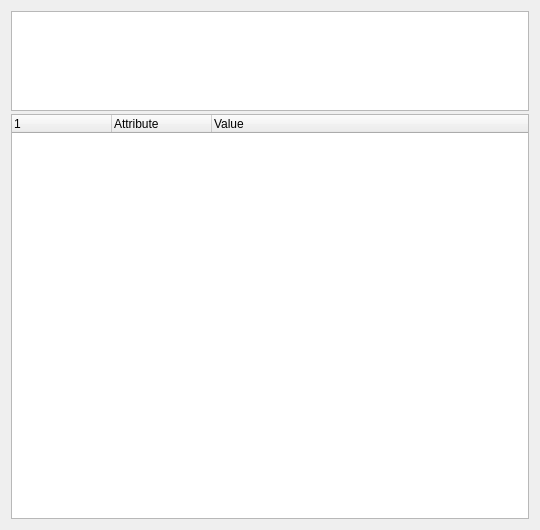
<?xml version="1.0" encoding="UTF-8"?>
<ui version="4.0">
 <class>detach_mdls_dialog_module</class>
 <widget class="QDialog" name="detach_mdls_dialog_module">
  <property name="windowModality">
   <enum>Qt::NonModal</enum>
  </property>
  <property name="geometry">
   <rect>
    <x>0</x>
    <y>0</y>
    <width>540</width>
    <height>530</height>
   </rect>
  </property>
  <property name="minimumSize">
   <size>
    <width>540</width>
    <height>530</height>
   </size>
  </property>
  <property name="maximumSize">
   <size>
    <width>16777215</width>
    <height>16777215</height>
   </size>
  </property>
  <property name="windowTitle">
   <string> - Detached [Apple Metadata]</string>
  </property>
  <layout class="QVBoxLayout" name="verticalLayout_2">
   <item>
    <layout class="QVBoxLayout" name="verticalLayout">
     <property name="spacing">
      <number>3</number>
     </property>
     <item>
      <widget class="QTextEdit" name="textEdit_filepath">
       <property name="minimumSize">
        <size>
         <width>0</width>
         <height>100</height>
        </size>
       </property>
       <property name="maximumSize">
        <size>
         <width>16777215</width>
         <height>100</height>
        </size>
       </property>
       <property name="styleSheet">
        <string notr="true"/>
       </property>
       <property name="readOnly">
        <bool>true</bool>
       </property>
      </widget>
     </item>
     <item>
      <widget class="QTreeWidget" name="treeWidget_detach_apple_metadata">
       <property name="sizePolicy">
        <sizepolicy hsizetype="Expanding" vsizetype="Expanding">
         <horstretch>0</horstretch>
         <verstretch>0</verstretch>
        </sizepolicy>
       </property>
       <property name="minimumSize">
        <size>
         <width>0</width>
         <height>0</height>
        </size>
       </property>
       <property name="focusPolicy">
        <enum>Qt::NoFocus</enum>
       </property>
       <property name="styleSheet">
        <string notr="true">QTreeWidget {
    selection-color: white; 
    selection-background-color: white;
}

QTreeWidget::item{ 
	height: 23px; 
	border-radius: 2px;
}

QTreeWidget {
    show-decoration-selected: 1;

}
QTreeWidget::item:has-children
{
background-color:#e8e8e8;
height: 50px; 
}
QTreeWidget::item:selected {

    background-color: #777777;
selection-background-color: #777777;
color: black;
}

/*QTreeWidget::item:hover {
background: qlineargradient(x1: 0, y1: 0, x2: 0, y2: 1, stop: 0 #adadad, stop: 1 #adadad);

}
*/

 QTreeWidget::item:selected:active{

background: qlineargradient(x1: 0, y1: 0, x2: 0, y2: 1, stop: 0 #777777, stop: 1 #777777);
}



QTreeView::indicator:checked {
image: url(../icons/checked.png);
}
QTreeView::indicator:unchecked {
image: url(../icons/unchecked.png);
}
</string>
       </property>
       <property name="dragDropOverwriteMode">
        <bool>false</bool>
       </property>
       <property name="alternatingRowColors">
        <bool>true</bool>
       </property>
       <attribute name="headerHighlightSections">
        <bool>false</bool>
       </attribute>
       <column>
        <property name="text">
         <string/>
        </property>
       </column>
       <column>
        <property name="text">
         <string>Attribute</string>
        </property>
        <property name="font">
         <font>
          <weight>50</weight>
          <bold>false</bold>
         </font>
        </property>
       </column>
       <column>
        <property name="text">
         <string>Value</string>
        </property>
        <property name="font">
         <font>
          <weight>50</weight>
          <bold>false</bold>
         </font>
        </property>
       </column>
      </widget>
     </item>
    </layout>
   </item>
  </layout>
 </widget>
 <resources/>
 <connections/>
</ui>
